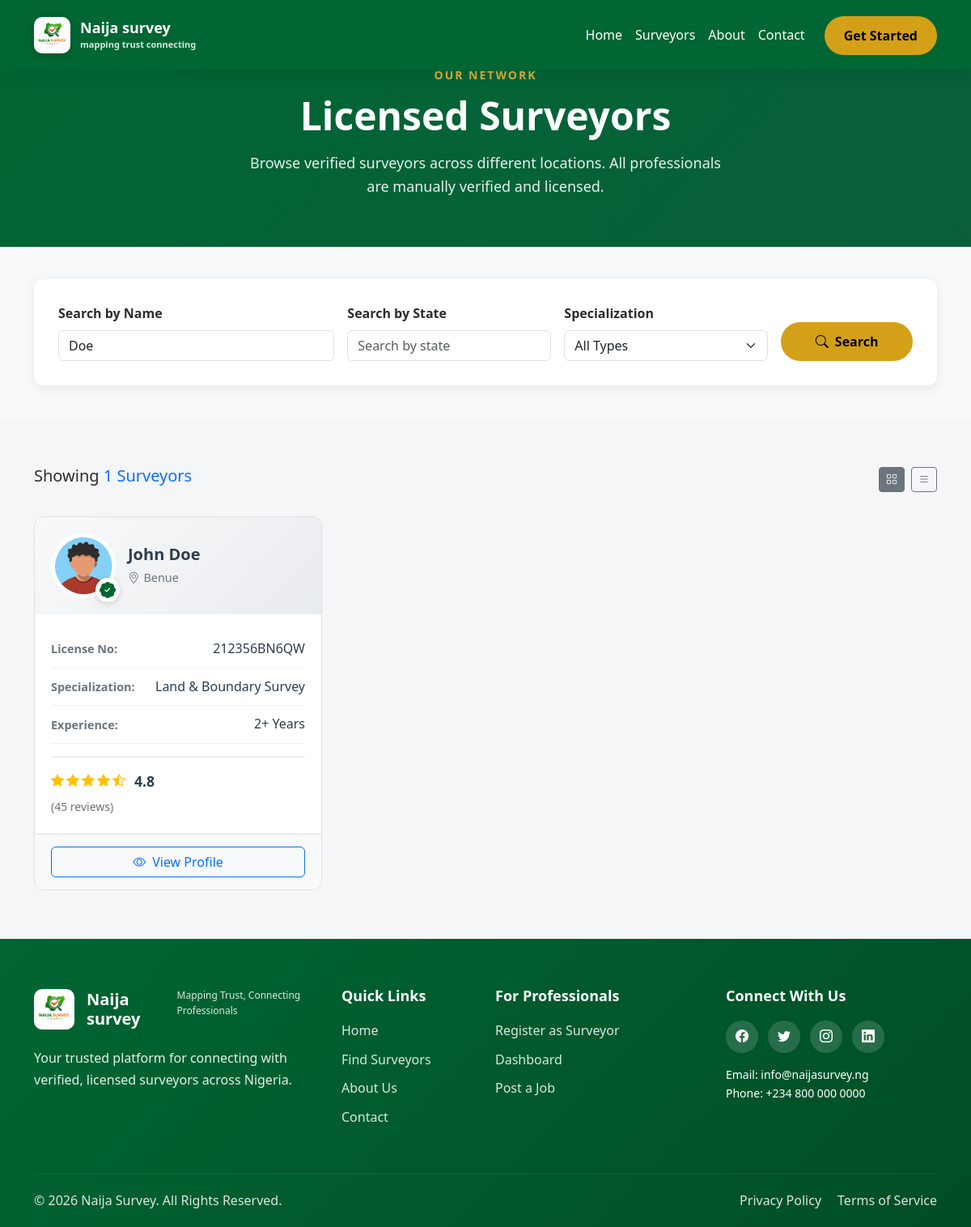
Screenshot of /surveyor-listing.php?name=Doe with the database file from the repository.
### tables this page shows
CREATE TABLE IF NOT EXISTS `surveyors_profile` (
  `id` int NOT NULL AUTO_INCREMENT,
  `account_id` int NOT NULL,
  `first_name` varchar(100) NOT NULL,
  `surname` varchar(100) NOT NULL,
  `other_names` varchar(100) DEFAULT NULL,
  `phone_number` varchar(20) NOT NULL,
  `whatsapp_number` varchar(20) NOT NULL,
  `years_of_experience` int NOT NULL,
  `bio` text NOT NULL,
  `state` varchar(100) NOT NULL,
  `lga` varchar(100) NOT NULL,
  `address` text NOT NULL,
  `profile_image` varchar(255) NOT NULL,
  `id_type` varchar(50) NOT NULL,
  `id_document` varchar(255) NOT NULL,
  `surcon_number` varchar(50) NOT NULL,
  `specialization` enum('Land & Boundary Survey','Engineering Survey','Topographic Survey','Cadastral Survey','Hydrographic Survey','GIS Survey') NOT NULL,
  `verification_status` enum('pending','verified','rejected') NOT NULL DEFAULT 'pending',
  `verified_at` datetime NOT NULL DEFAULT CURRENT_TIMESTAMP,
  `created_at` datetime NOT NULL DEFAULT CURRENT_TIMESTAMP,
  `updated_at` datetime NOT NULL DEFAULT CURRENT_TIMESTAMP ON UPDATE CURRENT_TIMESTAMP,
  `rating` decimal(2,1) NOT NULL DEFAULT '0.0',
  `reviews_count` int NOT NULL DEFAULT '0',
  PRIMARY KEY (`id`),
  KEY `fk_surveyor_user` (`account_id`)
);

### surveyor-listing.php (the view, shortened to what this page needs)
<?php
require_once "config/db-connect.php";
$name = trim($_GET['name'] ?? '');
$page  = isset($_GET['page']) && is_numeric($_GET['page']) ? (int)$_GET['page'] : 1;
$limit = 6;
$offset = ($page - 1) * $limit;
$sql = "
    SELECT *
    FROM surveyors_profile
    WHERE verification_status = 'verified'
";
$params = [];
if (!empty($name)) {
    $sql .= " AND CONCAT(first_name, ' ', surname) LIKE ?";
    $params[] = "%$name%";
}
$sql .= " ORDER BY rating DESC LIMIT $limit OFFSET $offset";
$stmt = $pdo->prepare($sql);
$stmt->execute($params);
$surveyors = $stmt->fetchAll(PDO::FETCH_ASSOC);
?>
<!DOCTYPE html>
<html lang="en">
<head>
  <link href="https://cdn.jsdelivr.net/npm/bootstrap@5.3.2/dist/css/bootstrap.min.css" rel="stylesheet">
  <link rel="stylesheet" href="assets/css/style.css">
</head>
<body>
  <?php include "components/header.php"; ?>
  <section class="page-header-section">
    <div class="container">
      <div class="row align-items-center">
        <div class="col-lg-8 mx-auto text-center">
          <span class="section-subtitle">Our Network</span>
          <h1 class="page-header-title">Licensed Surveyors</h1>
          <p class="page-header-desc">Browse verified surveyors across different locations. All professionals are manually verified and licensed.</p>
        </div>
      </div>
    </div>
  </section>
  <section class="search-filter-section">
    <div class="container">
      <div class="search-filter-card">
        <div class="row g-3 align-items-end">
          <form method="GET" action="">
              <div class="row g-3 align-items-end">
                <div class="col-lg-4 col-md-6">
                  <label class="form-label fw-semibold">Search by Name</label>
                  <input
                    type="text"
                    name="name"
                    class="form-control"
                    placeholder="Enter surveyor name..."
                    value="<?php echo $_GET['name'] ?? ''; ?>">
                </div>
                <div class="col-lg-3 col-md-6">
                  <label class="form-label fw-semibold">Search by State</label>
                  <input
                    type="text"
                    name="state"
                    class="form-control"
                    placeholder="Search by state"
                    value="<?php echo $_GET['state'] ?? ''; ?>">
                </div>
                <div class="col-lg-3 col-md-6">
                  <label class="form-label fw-semibold">Specialization</label>
                  <select name="specialization" class="form-select">
                    <option value="">All Types</option>
                  </select>
                </div>
                <div class="col-lg-2 col-md-6">
                  <button class="btn btn-gold w-100">
                    <i class="bi bi-search me-2"></i>Search
                  </button>
                </div>
              </div>
            </form>
        </div>
      </div>
    </div>
  </section>
  <section class="surveyors-list-section">
    <div class="container">
      <div class="results-header">
        <h5>Showing <span class="text-primary"><?php echo count($surveyors); ?> Surveyors</span></h5>
        <div class="view-toggle">
          <button class="btn btn-sm btn-outline-secondary active">
            <i class="bi bi-grid"></i>
          </button>
          <button class="btn btn-sm btn-outline-secondary">
            <i class="bi bi-list"></i>
          </button>
        </div>
      </div>
      <div class="row g-4">
        <?php if (empty($surveyors)): ?>
          <div class="col-12">
            <div class="alert alert-info text-center">
              No verified surveyors available at the moment.
            </div>
          </div>
        <?php else: ?>
          <?php foreach ($surveyors as $surveyor): ?>
            <div class="col-lg-4 col-md-6">
              <div class="surveyor-card-listing">
                <div class="surveyor-card-header">
                  <div class="surveyor-avatar-wrapper">
                    <img src="uploads/profile_images/<?php echo htmlspecialchars($surveyor['profile_image']); ?>"
                        class="surveyor-avatar-img"
                        alt="Surveyor">
                    <?php if ($surveyor['verification_status'] === 'verified'): ?>
                      <span class="verified-badge-overlay">
                        <i class="bi bi-patch-check-fill"></i>
                      </span>
                    <?php endif; ?>
                  </div>
                  <div class="surveyor-header-info">
                    <h5><?php echo htmlspecialchars($surveyor['first_name'] . ' ' . $surveyor['surname']); ?></h5>
                    <p class="location-text">
                      <i class="bi bi-geo-alt"></i>
                      <?php echo htmlspecialchars($surveyor['state']); ?>
                    </p>
                  </div>
                </div>
                <div class="surveyor-card-body">
                  <div class="info-row">
                    <span class="info-label">License No:</span>
                    <span class="info-value"><?php echo htmlspecialchars($surveyor['surcon_number']); ?></span>
                  </div>
                  <div class="info-row">
                    <span class="info-label">Specialization:</span>
                    <span class="info-value"><?php echo htmlspecialchars($surveyor['specialization']); ?></span>
                  </div>
                  <div class="info-row">
                    <span class="info-label">Experience:</span>
                    <span class="info-value">
                      <?php echo (int)$surveyor['years_of_experience']; ?>+ Years
                    </span>
                  </div>
                  <div class="rating-reviews">
                    <div class="rating-stars">
                      <i class="bi bi-star-fill text-warning"></i>
                      <i class="bi bi-star-fill text-warning"></i>
                      <i class="bi bi-star-fill text-warning"></i>
                      <i class="bi bi-star-fill text-warning"></i>
                      <i class="bi bi-star-half text-warning"></i>
                      <span class="rating-number"><?php echo $surveyor['rating']; ?></span>
                    </div>
                    <span class="reviews-count">
                      (<?php echo (int)$surveyor['reviews_count']; ?> reviews)
                    </span>
                  </div>
                </div>
                <div class="surveyor-card-footer">
                  <a href="surveyor-details.php?id=<?php echo $surveyor['id']; ?>"
                    class="btn btn-outline-primary w-100">
                    <i class="bi bi-eye me-2"></i>View Profile
                  </a>
                </div>
              </div>
            </div>
          <?php endforeach; ?>
        <?php endif; ?>
      </div>
    </div>
  </section>
  <?php include "components/footer.php"; ?>
</body>
</html>

### rows the page displays
surveyors_profile: profile_image (picture), verification_status "verified" (drawn), first_name+surname "John Doe", state "Benue", surcon_number "212356BN6QW", specialization "Land & Boundary Survey", years_of_experience "2", rating "4.8", reviews_count "45"

### other values shown
count($surveyors) "1"
